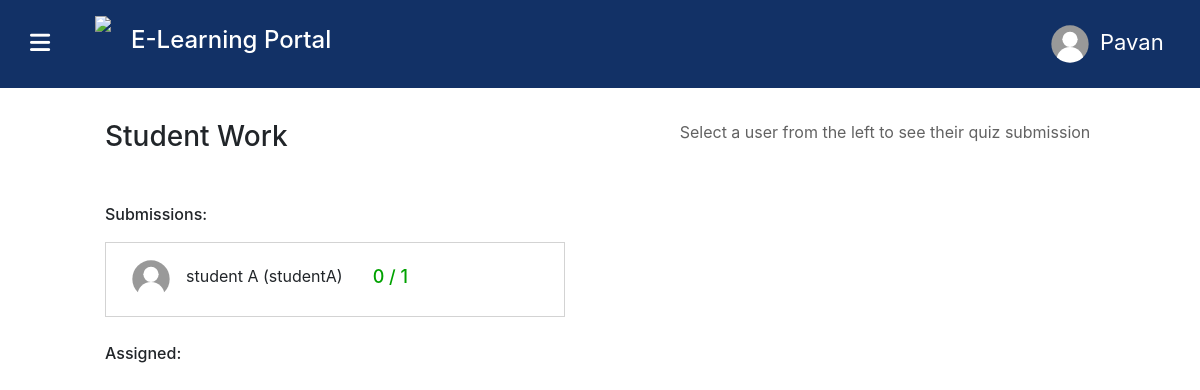
Screenshot of /ViewClassroom/20D83DCD/quizzes/viewQuiz/1 (signed in) with the database file from the repository.
### educationPortal/models.py (models this page shows)
class User(AbstractUser):
    userType = models.CharField(max_length=20, default="student")
    profile_pic = models.ImageField(
        null=True, blank=True, default="blankUserIcon.svg")

class QuizSubmission(models.Model):
    user = models.ForeignKey(User, null=True, on_delete=models.CASCADE)
    date = models.DateField(null=True)
    grade = models.IntegerField(default=0)
    answers = models.ManyToManyField(MCanswer, blank=True)

class Quiz(models.Model):
    name = models.CharField(max_length=1000, default="Untitled Quiz")
    submissions = models.ManyToManyField(QuizSubmission, blank=True)
    questions = models.ManyToManyField(MultipleChoiceQuestion, blank=True)
    duedate = models.DateTimeField(null=True)
    classroom = models.ForeignKey(
        Classroom, null=True, on_delete=models.CASCADE)

### educationPortal/views.py (the view)
# urls.py: path("ViewClassroom/<str:code>/quizzes/viewQuiz/<int:id>",
def viewQuiz(request, code, id):
    classroom = Classroom.objects.get(code=code)
    quiz = Quiz.objects.get(id=id)
    allSubmissions = quiz.submissions.all()
    allUserNamesSubmitted = quiz.submissions.values(
        'user__username')  # all usersnames who have submitted
    non_submitters = classroom.students.exclude(
        username__in=allUserNamesSubmitted)  # students who haven't submitted
    answersArray = []
    for sub in allSubmissions:
        answersArray.append(list(sub.answers.values_list('answer', flat=True)))
    print(answersArray)
    submission = quiz.submissions.get(user=request.user) if quiz.submissions.filter(
        user=request.user).exists() else None
    answers = None
    correctanswers = None
    correctanswers = list(
        quiz.questions.values_list('correctOption', flat=True))
    if submission:
        answers = list(submission.answers.values_list('answer', flat=True))
    return render(request, "educationPortal/ViewQuiz.html", {
        "class": classroom,
        "quiz": quiz,
        "submission": submission,
        "allSubmissions": allSubmissions,  # teacher stuff
        "non_submitters": non_submitters,  # teacher stuff
        "answers": answers,
        "correctanswers": correctanswers,  # teacher and student stuff
        "answersArray": answersArray
    })

### educationPortal/templates/educationPortal/ViewQuiz.html (shortened to what this page needs)
{% load static %}
<!DOCTYPE html>
<html lang="en">
<head>
    <link rel="stylesheet" href="https://stackpath.bootstrapcdn.com/bootstrap/4.4.1/css/bootstrap.min.css"
>
    <link href="{% static 'educationPortal/styles.css' %}" rel="stylesheet">
    <link href="{% static 'educationPortal/ClassView.css' %}" rel="stylesheet">
    <link href="{% static 'educationPortal/conversations.css' %}" rel="stylesheet">
    <link href="{% static 'educationPortal/assignments.css' %}" rel="stylesheet">
    <link href="{% static 'educationPortal/quizzes.css' %}" rel="stylesheet">
    <link href="{% static 'educationPortal/viewAssignment.css' %}" rel="stylesheet">
    <link href="{% static 'educationPortal/viewQuiz.css' %}" rel="stylesheet">
</head>
<body>
    <header class="mainHeader">
        <div style="display: flex; align-items: center;">
            <div id="menuBars">
                <i class="fas fa-bars menuBars"></i>
            </div>
                        <img src="{% static 'educationPortal/Icons/Logo.svg' %}" style="height: 7vh; margin-right: 20px; color: orange; margin-left: 20px;"
                            class="logo">
            <h4 class="title">E-Learning Portal</h4>
        </div>
        <div class="headerItems">
            <button class="profileButton" onclick="profilePopUp()">
                {% if user.profile_pic %}
                <img src="{{user.profile_pic.url}}" width="40px" height="40px" style="border-radius: 50%;">
                {% else %}
                <img src="/images/blankUserIcon.svg" width="40px" height="40px" style="border-radius: 50%;">
                {% endif %}
                <p class="profileButtonText">{{user.first_name}}</p>
            </button>
        </div>
    </header>
    {% if user == class.teacher %}
        <br>
        <br>
        <br>
        <div class="container">
            <div class="row">
                <div class="col">
                    <h3 style="padding-left: 5vw; padding-top: 6vh; margin-bottom: 0; padding-bottom: 0;">Student Work</h3>
                    <div class="Submissions">
                        <div style="display: flex; flex-direction: column;">
                            <p style="font-weight: 500;">Submissions:</p>
                            {% for s in allSubmissions %}
                            <div class="submissionItem" id="submission:{{forloop.counter}}" onclick="teacherViewQuiz('{{s.user.username}}:{{forloop.counter0}}', this, '{{answersArray}}', '{{correctanswers}}', '{{forloop.counter0}}')">
                                {% if s.user.profile_pic %}
                                <img src="{{s.user.profile_pic.url}}" width="40px" height="40px" style="border-radius: 50%;">
                                {% else %}
                                <img src="/images/blankUserIcon.svg" width="40px" height="40px" style="border-radius: 50%;">
                                {% endif %}
                                <p style="padding-left: 15px; padding-top: 10px;">{{s.user.first_name}} {{s.user.last_name}}
                                    ({{s.user.username}})</p>
                                {% if s.grade >= 0 %}
                                <p class="currentGradeTextList">{{s.grade}} / {{quiz.questions.count}}</p>
                                {% endif %}
                            </div>
                            {% endfor %}
                            <br>
                            <p style="font-weight: 500;">Assigned:</p>
                        </div>
                    </div>
                </div>
                <div class="col">
                    <br>
                    <br>
                    <div id="message" style="display: flex; justify-content: center; color: rgb(98, 98, 98);">
                        <p>Select a user from the left to see their quiz submission</p>
                    </div>
                </div>
            </div>
        </div>
    {% endif %}
    <div class="greyBackground">
    </div>
</body>
</html>

### educationPortal/static/educationPortal/styles.css (style rules this page uses)
body { padding: 0px; margin: 0; }
.mainHeader { display: flex; background: #123166; min-height: 11vh; display: flex; justify-content: space-around; align-items: center; color: white; position: fixed; width: 100%; z-index: 6; }
.title { width: 250px; }
.headerItems { display: flex; align-items: center; width: 80%; align-items: center; justify-content: flex-end; }
.menuBars { width: 10px; font-size: 23px; margin-right: 35px; transition: 0.2s; margin-left: 30px; }
.greyBackground { z-index: -1; top: 0; right: 0; bottom: 0; left: 0; background-color: transparent; position: fixed; transition: 0.4s; }
.profileButton { display: flex; justify-content: center; align-items: center; background: none; color: white; outline: none; border: none; font-size: 22px; max-width: 150px; max-height: 45px; transition: 0.3s; margin-right: 80px; }
.profileButtonText { padding-top: 12px; padding-left: 10px; max-width: 2vw; }
.logo { height: 7vh; margin-right: 10px; color: orange; margin-left: 20px; }

### educationPortal/static/educationPortal/conversations.css (style rules this page uses)
body { overflow: hidden; }

### educationPortal/static/educationPortal/viewAssignment.css (style rules this page uses)
body { overflow-y: auto; }
.Submissions { padding-left: 5vw; padding-top: 6vh; }
.Submissions { max-height: 70vh; overflow-y: auto; width: 100%; }
.submissionItem { display: flex; align-items: center; background: #ffffff; padding: 10px; padding-left: 25px; border: 0.5px solid lightgray; transition: 0.2s; margin-right: 20px; outline: 1px solid transparent; }
.currentGradeTextList { color: rgb(0, 162, 0); font-weight: 500; padding-left: 30px; padding-top: 10px; font-size: large; }

### rows the page displays
User: first_name "Pavan"
QuizSubmission: user.first_name "student", user.last_name "A", user.username "studentA", grade "0"
Quiz: questions.count "1"
